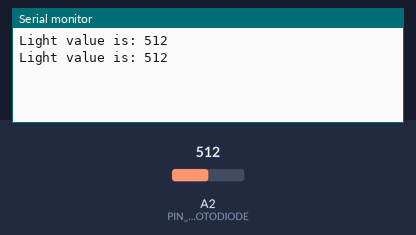
Bench run of a sketch on a simulated Arduino Uno, built with avr-gcc and run on an emulated ATmega328P. Parts: the last lines printed to the serial monitor. The test bench sets the inputs (shaded band); at power-on: A2 (PIN_PHOTODIODE) = 512.

Above: at 2.2 s.
2.3 s: A2 (PIN_PHOTODIODE) set to 716
At 3.6 s:
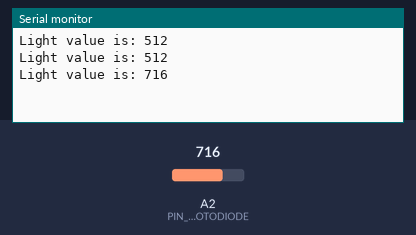
3.8 s: A2 (PIN_PHOTODIODE) set to 900
At 4.4 s:
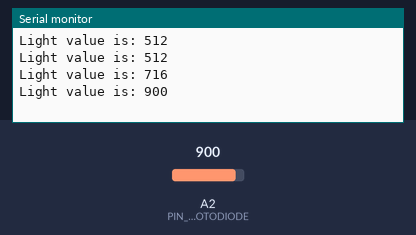
Timing chart, 0 to 6.8 s (numbered marks = the images above; inputs shaded):
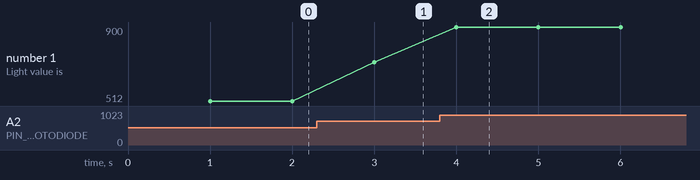

Measured:
- after the input at 2.3 s, the serial monitor: prints a new line after 0.70 s (image 1)
- after the input at 3.8 s, the serial monitor: prints a new line after 0.20 s (image 2)
- plotted number 1: 512 → 716 after the input at 2.3 s, 716 → 900 after the input at 3.8 s

The sketch:

photodiode_analog_test.ino
```cpp
/*
 * for 5V input:
 * soil moisture 165(sumerged in water) - 455 (dry)
 * light intesity 1000(no light)-20(light)
 */
//#define PIN_PHOTODIODE A1
#define PIN_PHOTODIODE A2

int light_intensity = 0;

void setup() {
  pinMode(PIN_PHOTODIODE, INPUT);
  //pinMode(PIN_PHOTODIODE, INPUT_PULLUP);
  delay(1000);
  Serial.begin(9600);

}

void loop() {
  // put your main code here, to run repeatedly:
  light_intensity = analogRead(PIN_PHOTODIODE);
  Serial.print("Light value is: ");
  Serial.println(light_intensity);
  delay(1000);
}
```
